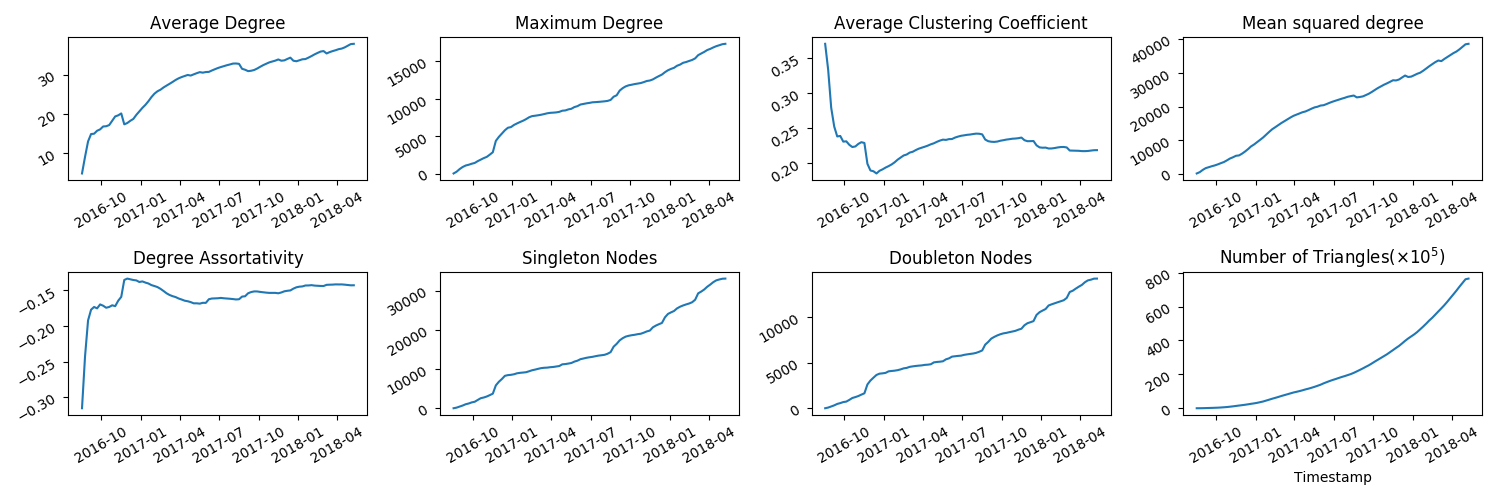

Python code for this plot:
import pandas as pd
import numpy as np
import matplotlib.pyplot as plt
import matplotlib as mpl
import datetime as dt

fig, ax = plt.subplots(nrows=2, ncols=4, figsize=(15,5))

# Get time axes set up
x_major_lct = mpl.dates.AutoDateLocator(minticks=2,maxticks=10, interval_multiples=True)
x_fmt = mpl.dates.AutoDateFormatter(x_major_lct)

plt.xlabel("Timestamp")
ax[0,0].set_title("Average Degree")
ax[0,1].set_title('Maximum Degree')
ax[0,2].set_title('Average Clustering Coefficient')
ax[0,3].set_title('Mean squared degree')
ax[1,0].set_title('Degree Assortativity')
ax[1,1].set_title('Singleton Nodes')
ax[1,2].set_title('Doubleton Nodes')
ax[1,3].set_title('Number of Triangles($\\times 10^5$)')

# File with all the time series of measurements
file = "experiments/gab/aggregate_measurements.dat"

# Read stats from datafile
with open(file,'r') as f:
    f.readline()
    rawdata = f.read().splitlines()
    times = [dt.datetime.fromtimestamp(int(l.split()[0])) for l in rawdata]
    matrix = np.array([[int(row.split()[0])]+[float(num) for num in row.split()[1:]] for row in rawdata])
    df = pd.DataFrame(matrix)
    f.close()

df.columns = ['timestamp', 'nodes', 'links', 'avgdeg', 'maxdeg', 'singletons', 'doubletons', 'meandegsq',
              'assortativity', 'clustercoeff', 'triangles']

ax[0,0].plot(times, df['avgdeg'])
ax[0,1].plot(times, df['maxdeg'])
ax[0,2].plot(times, df['clustercoeff'])
ax[0,3].plot(times, df['meandegsq'])
ax[1,0].plot(times, df['assortativity'])
ax[1,1].plot(times, df['singletons'])
ax[1,2].plot(times, df['doubletons'])
ax[1,3].plot(times, df['triangles']/100000)

for row in range(2):
    for col in range(4):
        ax[row,col].xaxis.set_major_locator(x_major_lct)
        ax[row,col].xaxis.set_major_formatter(x_fmt)
        for label in ax[row,col].get_xmajorticklabels():
            label.set_rotation(30)
        for label in ax[row,col].get_ymajorticklabels():
            label.set_rotation(30)

plt.tight_layout()
fig.savefig("experiments/gab/GabTS.png")
plt.show()